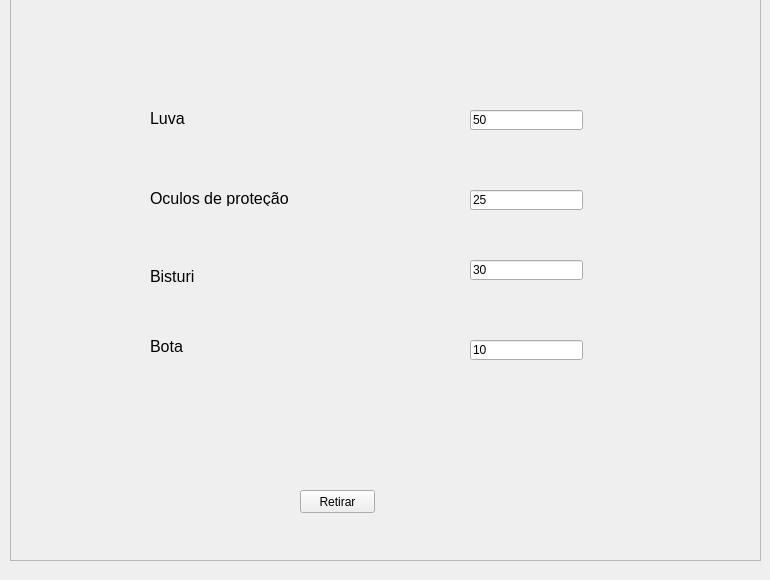
    <widget class="QWidget" name="pag_retirar_produto">
     <widget class="QFrame" name="frame">
      <property name="geometry">
       <rect>
        <x>10</x>
        <y>-10</y>
        <width>751</width>
        <height>571</height>
       </rect>
      </property>
      <property name="frameShape">
       <enum>QFrame::StyledPanel</enum>
      </property>
      <property name="frameShadow">
       <enum>QFrame::Raised</enum>
      </property>
      <widget class="QLabel" name="label_produto">
       <property name="geometry">
        <rect>
         <x>140</x>
         <y>120</y>
         <width>261</width>
         <height>16</height>
        </rect>
       </property>
       <property name="font">
        <font>
         <pointsize>12</pointsize>
        </font>
       </property>
       <property name="text">
        <string>Luva</string>
       </property>
      </widget>
      <widget class="QLineEdit" name="lineEdit_qntd">
       <property name="geometry">
        <rect>
         <x>460</x>
         <y>120</y>
         <width>113</width>
         <height>20</height>
        </rect>
       </property>
       <property name="toolTip">
        <string>&lt;html&gt;&lt;head/&gt;&lt;body&gt;&lt;p align=&quot;center&quot;&gt;50&lt;/p&gt;&lt;/body&gt;&lt;/html&gt;</string>
       </property>
       <property name="text">
        <string>50</string>
       </property>
      </widget>
      <widget class="QLabel" name="label_produto_2">
       <property name="geometry">
        <rect>
         <x>140</x>
         <y>200</y>
         <width>181</width>
         <height>16</height>
        </rect>
       </property>
       <property name="font">
        <font>
         <pointsize>12</pointsize>
        </font>
       </property>
       <property name="text">
        <string>Oculos de proteção</string>
       </property>
      </widget>
      <widget class="QLabel" name="label_produto_3">
       <property name="geometry">
        <rect>
         <x>140</x>
         <y>280</y>
         <width>47</width>
         <height>13</height>
        </rect>
       </property>
       <property name="font">
        <font>
         <pointsize>12</pointsize>
        </font>
       </property>
       <property name="text">
        <string>Bisturi</string>
       </property>
      </widget>
      <widget class="QLabel" name="label_produto_4">
       <property name="geometry">
        <rect>
         <x>140</x>
         <y>350</y>
         <width>47</width>
         <height>13</height>
        </rect>
       </property>
       <property name="font">
        <font>
         <pointsize>12</pointsize>
        </font>
       </property>
       <property name="text">
        <string>Bota</string>
       </property>
      </widget>
      <widget class="QLineEdit" name="lineEdit_qntd_2">
       <property name="geometry">
        <rect>
         <x>460</x>
         <y>200</y>
         <width>113</width>
         <height>20</height>
        </rect>
       </property>
       <property name="toolTip">
        <string>&lt;html&gt;&lt;head/&gt;&lt;body&gt;&lt;p align=&quot;center&quot;&gt;25&lt;/p&gt;&lt;/body&gt;&lt;/html&gt;</string>
       </property>
       <property name="text">
        <string>25</string>
       </property>
      </widget>
      <widget class="QLineEdit" name="lineEdit_qntd_3">
       <property name="geometry">
        <rect>
         <x>460</x>
         <y>270</y>
         <width>113</width>
         <height>20</height>
        </rect>
       </property>
       <property name="text">
        <string>30</string>
       </property>
      </widget>
      <widget class="QLineEdit" name="lineEdit_qntd_4">
       <property name="geometry">
        <rect>
         <x>460</x>
         <y>350</y>
         <width>113</width>
         <height>20</height>
        </rect>
       </property>
       <property name="text">
        <string>10</string>
       </property>
      </widget>
      <widget class="QPushButton" name="btn_retirar">
       <property name="geometry">
        <rect>
         <x>290</x>
         <y>500</y>
         <width>75</width>
         <height>23</height>
        </rect>
       </property>
       <property name="text">
        <string>Retirar</string>
       </property>
      </widget>
     </widget>
    </widget>
